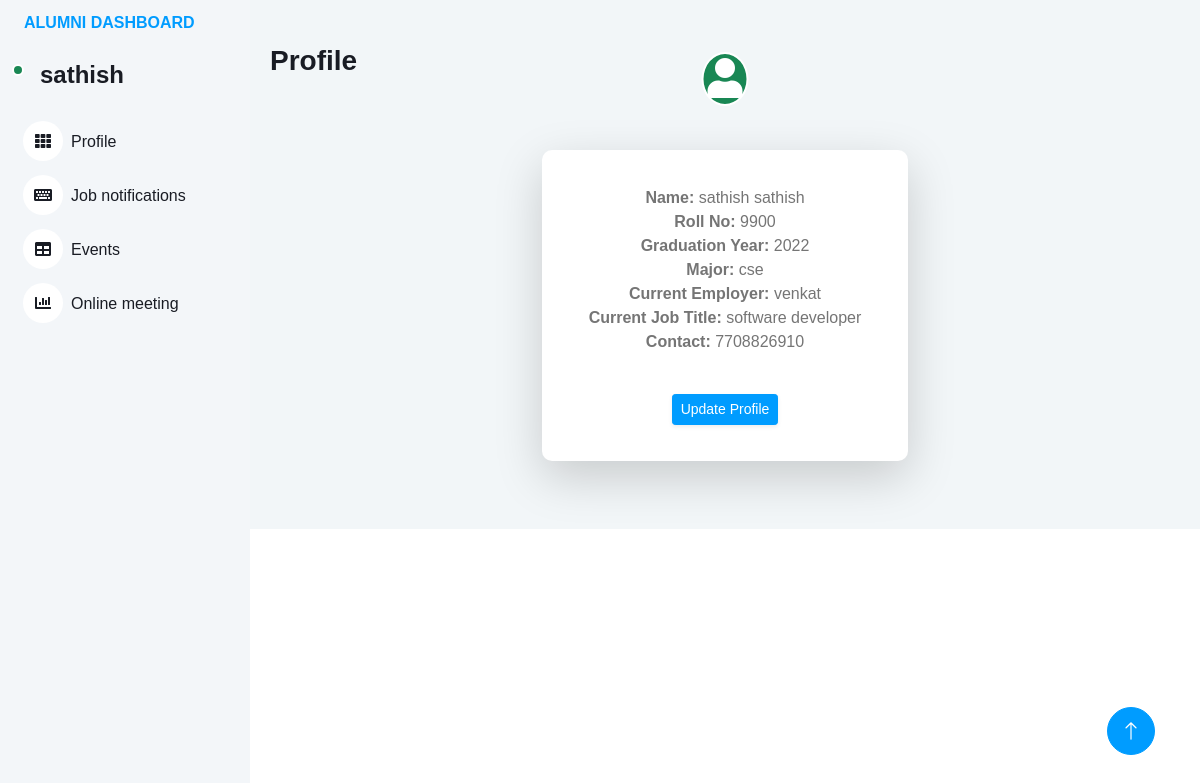
The page /alumni/profile/ (signed in) on the database its author committed.
### alumni_app/models.py (models this page shows)
class Registration(models.Model):
    first_name = models.CharField(max_length=60)
    last_name = models.CharField(max_length=50)
    profile_pic = models.ImageField()
    address = models.TextField()
    rollno = models.CharField(max_length=10)
    graduation_year = models.IntegerField()
    major = models.CharField(max_length=50)
    gender = models.CharField(max_length=50)
    current_employer = models.CharField(max_length=50)
    current_job_title = models.CharField(max_length=50)
    contact = models.CharField(max_length=20, blank=True)
    email = models.EmailField(verbose_name="email address", max_length=60, unique=True)
    password = models.CharField(max_length=20)
    def __str__(self):
        return self.first_name

### alumni_app/views.py (the view)
# urls.py: path('profile/', views.profile, name="profile"),
def profile(request):
    user_id = request.session.get('user_id')
    if user_id:
        try:
            instance = Registration.objects.get(id=user_id)
            context = {'instance': instance}
            return render(request, 'profile.html', context)
        except Registration.DoesNotExist:
            return redirect('login_alumini')  # Redirect to the login page
    else:
        return redirect('login_alumini')  # Redirect to the login page

### alumni_app/templates/profile.html
{% extends 'alumni_dashboard.html' %}
{% load static %}
{% block content %}
    <div class="container-fluid" style="background-color: #f2f6f8; padding: 20px;">
        <div class="d-sm-flex align-items-center justify-content-between mb-4 mt-4">
            <h1 class="h3 mb-0 text-gray-800">Profile</h1>
        </div>
        <div class="row justify-content-center">
            <div class="col-lg-5" style="text-align: center; position: relative;">
                <div style="position: absolute; top: -50px; left: 50%; transform: translateX(-50%);">
                    <div class="bg-success rounded-circle border border-2 border-white p-1">
                        <i class="fas fa-user" style="font-size: 40px; color: white;"></i>
                    </div>
                </div>
                <div class="card o-hidden border-0 shadow-lg my-5" style="background-color: white; border-radius: 10px; padding: 20px;">
                    <div class="card-body">
                        <ul class="list-unstyled">
                            <li>
                                <strong>Name:</strong> {{ instance.first_name }} {{ instance.last_name }}<br>
                                <strong>Roll No:</strong> {{ instance.rollno }}<br>
                                <strong>Graduation Year:</strong> {{ instance.graduation_year }}<br>
                                <strong>Major:</strong> {{ instance.major }}<br>
                                <strong>Current Employer:</strong> {{ instance.current_employer }}<br>
                                <strong>Current Job Title:</strong> {{ instance.current_job_title }}<br>
                                <strong>Contact:</strong> {{ instance.contact }}<br><br>
                            </li>
                        </ul>
                        <a href="{% url 'update_profile' %}" class="btn btn-sm btn-primary shadow-sm">Update Profile</a>
                    </div>
                </div>
            </div>
        </div>
    </div>
{% endblock %}

### alumni_app/templates/alumni_dashboard.html (shortened to what this page needs)
<!DOCTYPE html>
<html lang="en">
{% load static %}
<head>
    <link href="https://cdnjs.cloudflare.com/ajax/libs/font-awesome/5.10.0/css/all.min.css" rel="stylesheet">
    <link href="https://cdn.jsdelivr.net/npm/bootstrap-icons@1.4.1/font/bootstrap-icons.css" rel="stylesheet">
    <link href="{% static 'assets/lib/owlcarousel/assets/owl.carousel.min.css'%}" rel="stylesheet">
    <link href="{% static 'assets/lib/tempusdominus/css/tempusdominus-bootstrap-4.min.css'%}" rel="stylesheet" />
    <link href="{% static 'assets/css/bootstrap.min.css'%}" rel="stylesheet">
    <link href="{% static 'assets/css/style.css'%}" rel="stylesheet">
</head>
<body>
    <div class="container-xxl position-relative bg-white d-flex p-0">
        <div class="sidebar pe-4 pb-3">
            <nav class="navbar">
                <a href="{% url 'alumni_dashboard' %}" class="navbar-brand mx-4 mb-3">
                    <h6 class="text-primary">ALUMNI DASHBOARD</h6>
                </a>
                <div class="d-flex align-items-center ms-4 mb-4">
                    <div class="position-relative">
                        <div class="bg-success rounded-circle border border-2 border-white position-absolute end-0 bottom-0 p-1"></div>
                    </div>
                    <div class="ms-3">
                        <h4 class="mb-0 {% if request.resolver_match.view_name == 'profile' %}d-none{% endif %}">{{ instance }}</h4>
                    </div>
                </div>
                <div class="navbar-nav w-100">
                    <a href="{% url 'profile' %}" class="nav-item nav-link {% if request.resolver_match.view_name == 'profile' %}active{% endif %}">
                        <i class="fa fa-th me-2"></i>Profile
                    </a>
                    <a href="{% url 'job_notifications' %}" class="nav-item nav-link" >
                        <i class="fa fa-keyboard me-2"></i>Job notifications
                    </a>
                    <a href="{% url 'events' %}" class="nav-item nav-link" >
                        <i class="fa fa-table me-2"></i>Events
                    </a>
                    <a href="{% url 'online_meetings' %}" class="nav-item nav-link">
                        <i class="fa fa-chart-bar me-2"></i>Online meeting
                    </a>
                </div>
            </nav>
        </div>
        <div class="content">
            {% block content %}{% endblock %}
            <a href="#" class="btn btn-lg btn-primary btn-lg-square back-to-top"><i class="bi bi-arrow-up"></i></a>
        </div>
    </div>
</body>
</html>

### alumni_app/static/assets/css/style.css (style rules this page uses)
:root { --primary: #009CFF; --light: #F3F6F9; --dark: #191C24; }
.back-to-top { position: fixed; display: none; right: 45px; bottom: 45px; z-index: 99; }
.btn { transition: .5s; }
.btn.btn-primary { color: #FFFFFF; }
.btn-lg-square { width: 48px; height: 48px; }
.btn-square, .btn-sm-square, .btn-lg-square { padding: 0; display: inline-flex; align-items: center; justify-content: center; font-weight: normal; border-radius: 50px; }
.sidebar { position: fixed; top: 0; left: 0; bottom: 0; width: 250px; height: 100vh; overflow-y: auto; background: var(--light); transition: 0.5s; z-index: 999; }
.content { margin-left: 250px; min-height: 100vh; background: #FFFFFF; transition: 0.5s; }
@media (min-width: 992px) { .sidebar { margin-left: 0; } }
@media (min-width: 992px) { .content { width: calc(100% - 250px); } }
.sidebar .navbar .navbar-nav .nav-link { padding: 7px 20px; color: var(--dark); font-weight: 500; border-left: 3px solid var(--light); border-radius: 0 30px 30px 0; outline: none; }
.sidebar .navbar .navbar-nav .nav-link i { width: 40px; height: 40px; display: inline-flex; align-items: center; justify-content: center; background: #FFFFFF; border-radius: 40px; }

### alumni_app/templates/alumni_dashboard.html (style rules this page uses)
.card { background-color: #a8dfec; border: 1px solid #ddd; border-radius: 5px; margin-bottom: 20px; }

### rows shown on the page
Registration: first_name "sathish", last_name "sathish", rollno "9900", graduation_year "2022", major "cse", current_employer "venkat", current_job_title "software developer", contact "7708826910"
